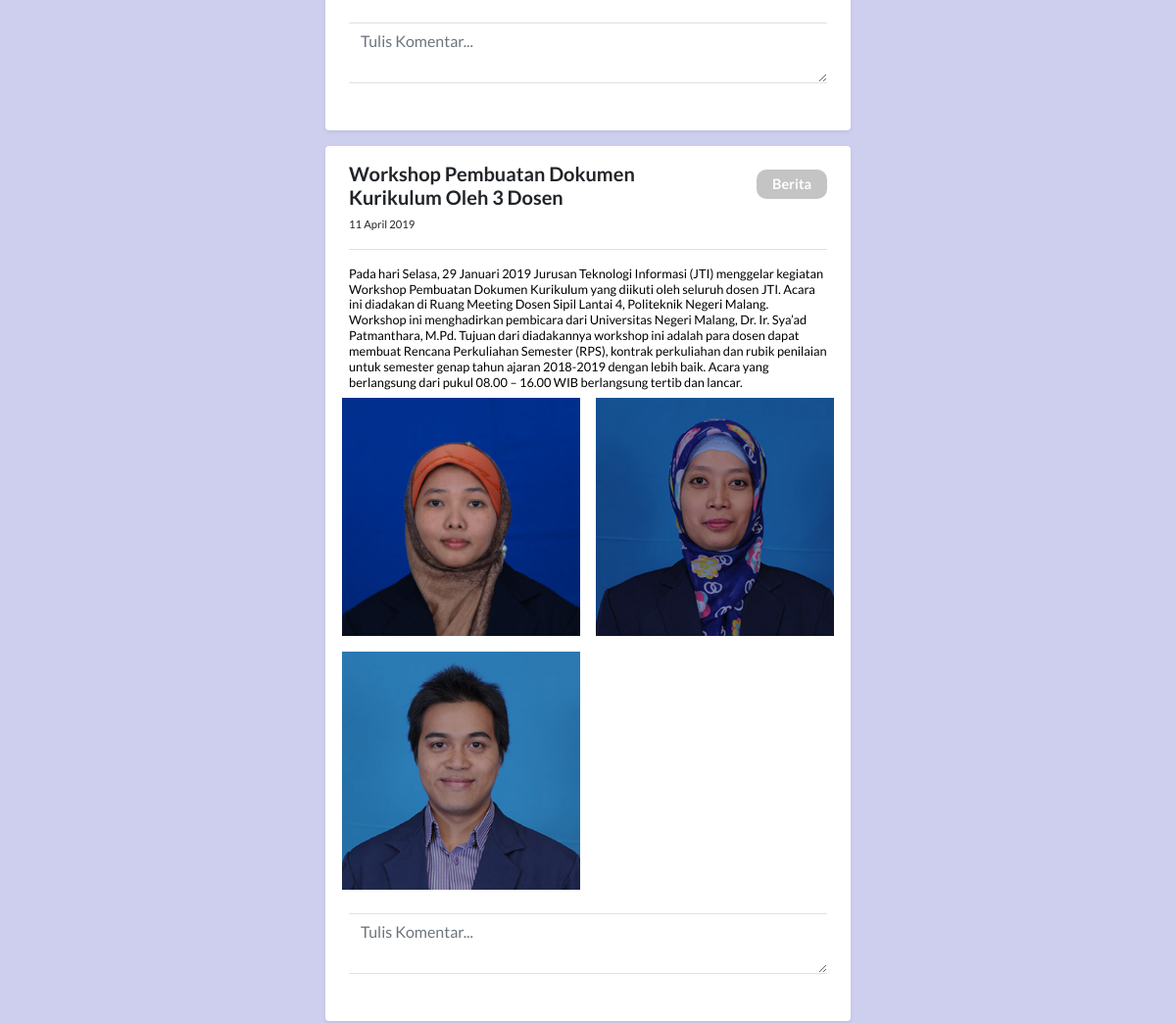
Before: /module/index.php?module=home (signed in, middle part) with the older database file.
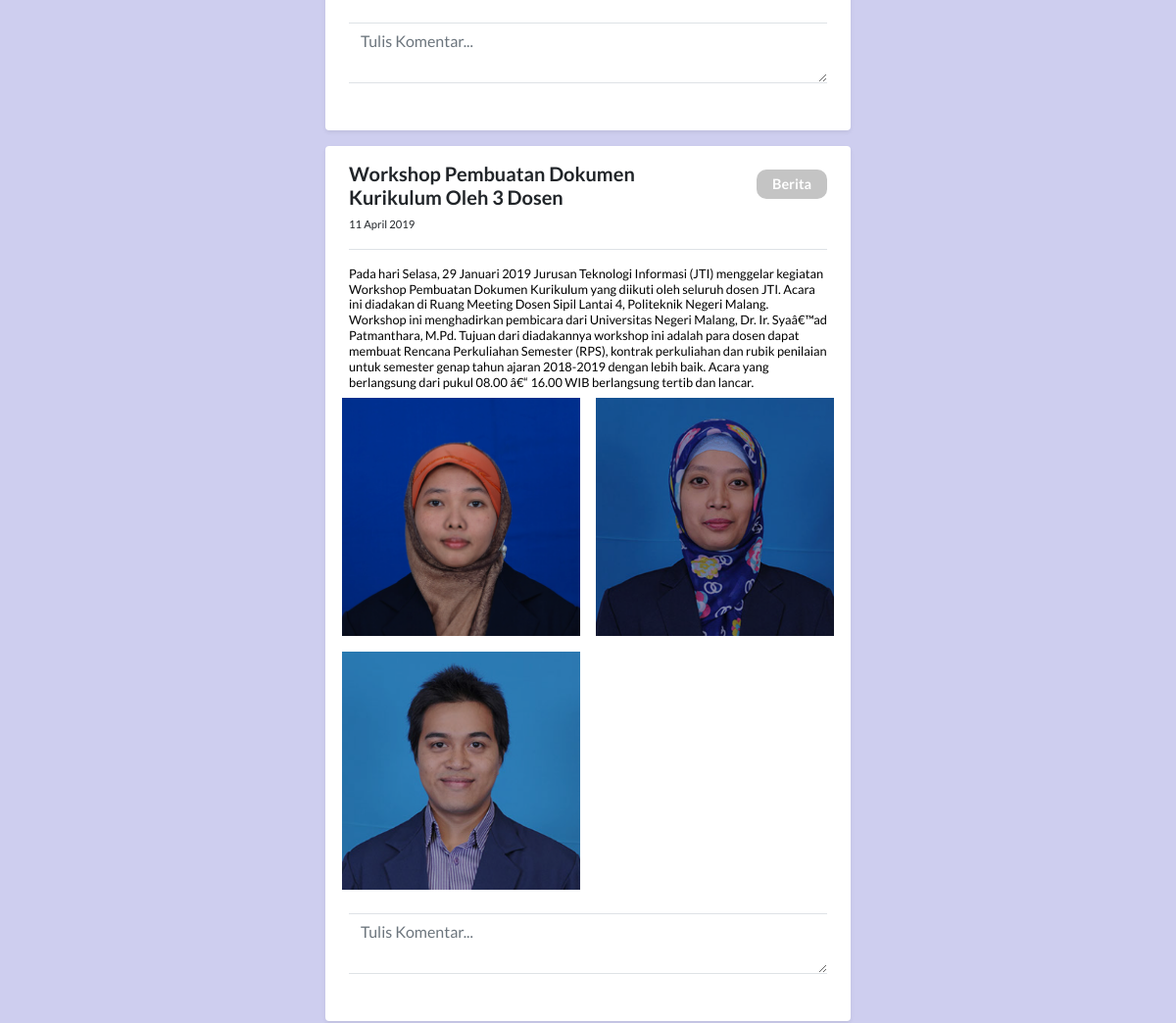
After: the same page with the newer database file.
### tables this page shows
CREATE TABLE `tabel_info` (
  `id_info` int(30) NOT NULL,
  `judul` varchar(250) NOT NULL,
  `isi` text NOT NULL,
  `tipe` enum('pengumuman','berita') NOT NULL,
  `waktu_publish` datetime NOT NULL,
  `waktu_perubahan` datetime NOT NULL
);

### process/proses_homeMahasiswa.php (called while the page is built, shortened)
<?php
function info($con)
{
  $info = "select * from tabel_info";
  $resultInfo = mysqli_query($con, $info);
  return $resultInfo;
}
function infoBeasiswa($con)
{
  $infoBerita = "SELECT * FROM tabel_info_beasiswa";
  $resultInfoBeasiswa = mysqli_query($con, $infoBerita);
  return $resultInfoBeasiswa;
}
function attachment($con, $id_info)
{
  $attachment =
    "SELECT
      a.*
    FROM
      tabel_attachment a,
      tabel_info b
    WHERE
      a.id_info = b.id_info
    AND
      a.id_info = '$id_info'
    ";
  $resultAttachment = mysqli_query($con, $attachment);
  return $resultAttachment;
}
function tampilTanggal($tanggal)
{
  return date('d F Y', strtotime($tanggal));
}

### module/mahasiswa/home.php (the view, shortened to what this page needs)
<?php
include "../config/connection.php";
include "../process/proses_homeMahasiswa.php";
?>
<main role="main" class="container-fluid" id="home">
  <div class="row">
    <div class="col-md-3 p-0 ">
    </div>
    <div class="col-md-6 p-0 pb-3">
      <?php
      $resultInfo = info($con);
      if (mysqli_num_rows($resultInfo) > 0) {
        while ($row = mysqli_fetch_assoc($resultInfo)) {
          ?>
          <div class="m-2 p-3 mb-3 bg-white rounded shadow-sm px-4">
            <div class="border-bottom border-gray">
              <div class="row">
                <div class="col-sm-8">
                  <div class="judul">
                    <h5><strong><?php echo $row["judul"]; ?></strong></h5>
                    <p><?php echo tampilTanggal($row["waktu_publish"]); ?></p>
                  </div>
                </div>
                <div class="col-sm-4 mt-2 text-right">
                  <span class="kategori-label badge badge-secondary px-3 py-2"><?php echo ucfirst($row["tipe"]); ?></span>
                </div>
              </div>
            </div>
            <div class="media text-muted pt-3">
              <div class="media-body pb-3 mb-0 small lh-125 border-bottom border-gray">
                <div class="isi-mhs">
                  <?php echo $row["isi"]; ?>
                </div>
                <div class="photos">
                  <div class="row">
                    <?php
                    $resultAttachment = attachment($con, $row["id_info"]);
                    if (mysqli_num_rows($resultAttachment) > 0) {
                      while ($row = mysqli_fetch_assoc($resultAttachment)) {
                        ?>
                        <div class="col-md-6 p-2">
                          <div class="image">
                            <a href="../attachment/img/<?php echo $row['file']; ?>" data-toggle="lightbox" data-gallery="mixedgallery<?php echo $row['id_info']; ?>">
                              <img class="img img-fluid img-responsive full-width cursor" src="../attachment/img/<?php echo $row['file']; ?>" alt="<?php echo $row['file']; ?>">
                            </a>
                          </div>
                        </div>
                      <?php
                    }
                  }
                  ?>
                  </div>
                </div>
              </div>
            </div>
            <div class="form-group border-bottom border-gray">
              <textarea class="form-control border-0" name="" id="" rows="auto" placeholder="Tulis Komentar..."></textarea>
            </div>
            <div class="media-body pb-3 mb-0 small lh-125">
            </div>
          </div>
        <?php
      }
    }
    ?>
    </div>
    <?php
      $resultInfoBeasiswa = infoBeasiswa($con);
      if (mysqli_num_rows($resultInfoBeasiswa) > 0) {
        while ($row = mysqli_fetch_assoc($resultInfoBeasiswa)) {
          ?>
    <div class="col-md-3 p-0">
        <?php
          }
        }
        ?>
    </div>
  </div>
</main>

Changed rows visible on the page:
changed tabel_info "Workshop Pembuatan Dokumen Kurikulum Oleh 3 Dosen": isi "…Negeri Malang, Dr. Ir. Sya’ad Patmanthara, M.Pd. Tujuan dari diadakannya workshop ini adalah para dosen dapat membuat Rencana Perkuliahan Semester (RPS), kontrak perkuliahan dan rubik penilaian untuk semester genap tahun ajaran 2018-2019 dengan lebih baik. Acara yang berlangsung dari pukul 08.00 – 16.00 WIB berlangsung tertib…" → "…Negeri Malang, Dr. Ir. Syaâ€™ad Patmanthara, M.Pd. Tujuan dari diadakannya workshop ini adalah para dosen dapat membuat Rencana Perkuliahan Semester (RPS), kontrak perkuliahan dan rubik penilaian untuk semester genap tahun ajaran 2018-2019 dengan lebih baik. Acara yang berlangsung dari pukul 08.00 â€“ 16.00 WIB berlangsung tertib…"
